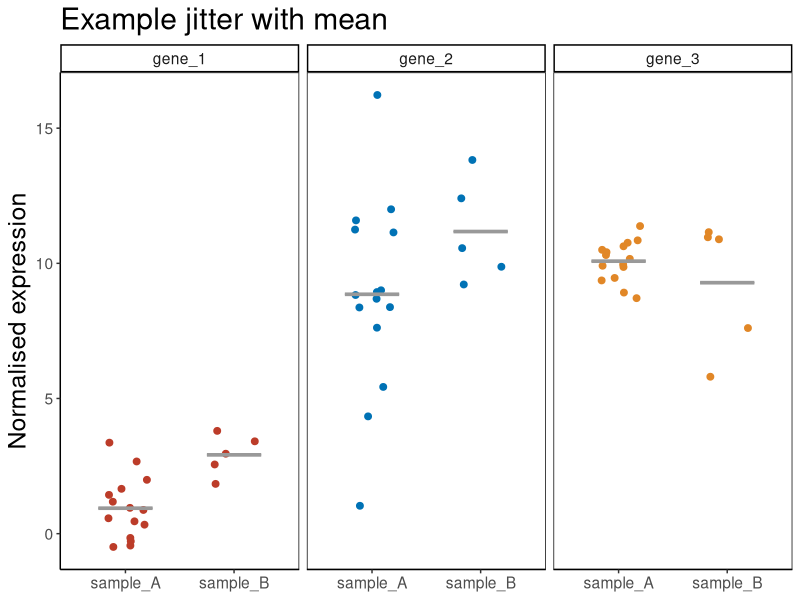
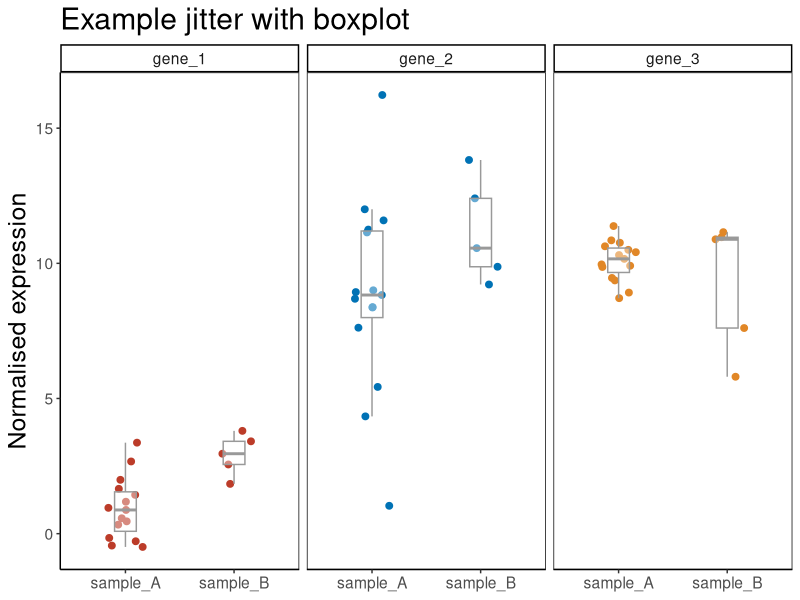

Source code (R) for these figures, in order:
## ---- chunk 1
# load the precious libraries
library(tidyverse)
library(ggsci)

# set the defauts for plots
theme_set(theme_classic())
theme_update(legend.position = "bottom")
## ---- chunk 2
df <- 
  data.frame(
    sample_name = c(rep("sample_A", 15), rep("sample_B", 5)),
    gene_1 = c(rnorm(15, 1), rnorm(5, 3)),
    gene_2 = c(rnorm(15, 10, 5), rnorm(5, 10, 2)),
    gene_3 = c(rnorm(15, 10, 1), rnorm(5, 9, 3))
  ) %>%
  pivot_longer(names_to = "gene_id", 
               values_to = "expression", 
               -sample_name)
## ---- chunk 3
# points with mean
df %>%
  ggplot(aes(sample_name, expression, color = gene_id)) +
  geom_point(position = position_jitterdodge(), size = 2) +
  stat_summary(fun.y = mean, fun.ymin = mean, fun.ymax = mean, 
               geom = "crossbar", alpha = .7,
               width = 0.5, color = "grey60") +
  facet_wrap(~gene_id) +
  scale_color_nejm() +
  labs(title = "Example jitter with mean",
       y = "Normalised expression") +
  theme(text = element_text(size = 14), title = element_text(size = 18), 
        axis.title.x = element_blank(), legend.position = "none",
        panel.border = element_rect(colour = "black", fill = NA))
## ---- chunk 4
# points with boxplot
df %>%
  ggplot(aes(sample_name, expression, color = gene_id)) +
  geom_point(position = position_jitterdodge(), size = 2) +
  geom_boxplot(width = .2, alpha = .4, outlier.shape = NA, 
               color = "grey60") +
  facet_wrap(~gene_id) +
  scale_color_nejm() +
  labs(title = "Example jitter with boxplot",
       y = "Normalised expression") +
  theme(text = element_text(size = 14), title = element_text(size = 18), 
        axis.title.x = element_blank(), legend.position = "none",
        panel.border = element_rect(colour = "black", fill = NA)) 
